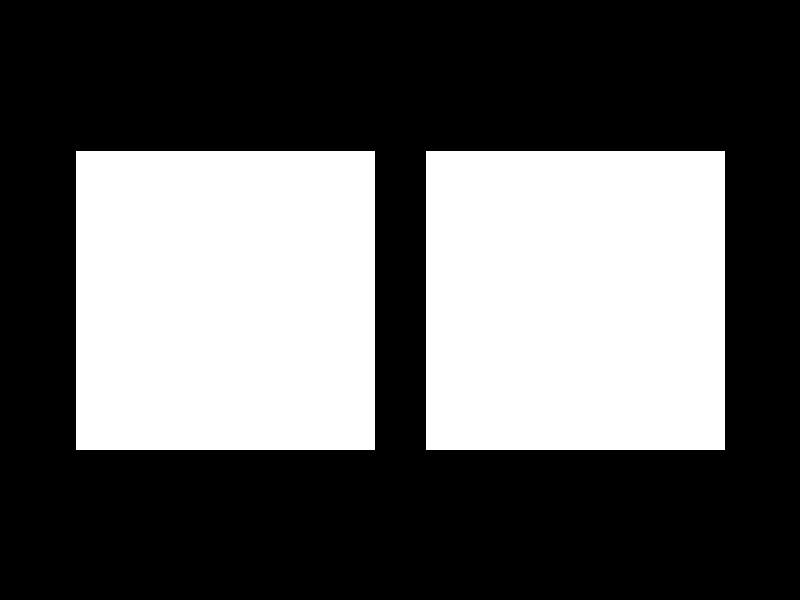
Frame 1 (no input)
Frame 60 (the mouse pressed at the canvas centre just before this capture): identical to frame 1, image omitted
Frame 120 (the mouse held since frame 60 and released just before this capture): identical to frame 1, image omitted

The Processing sketch that drew this single still picture (run headless with seeded random() and noise(); from frame 60 on, the mouse is pressed at the canvas centre):

// Processing sketch: Procedurally_Generated_textured_squares
// ── Procedurally_Generated_textured_squares.pde
int len = 300;
void setup() {
  size(800, 600);
}

void draw() { 
  background(0);
  //println(mouseX);
  rectMode(CENTER);
  translate(width/2, height/2);
  rect(-175, 0, len, len);
  rect(175, 0, len, len);
}
